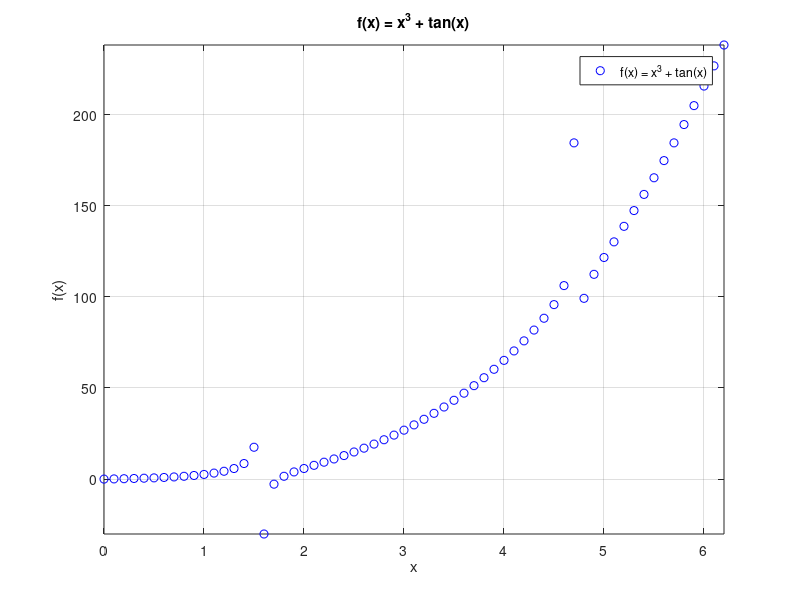
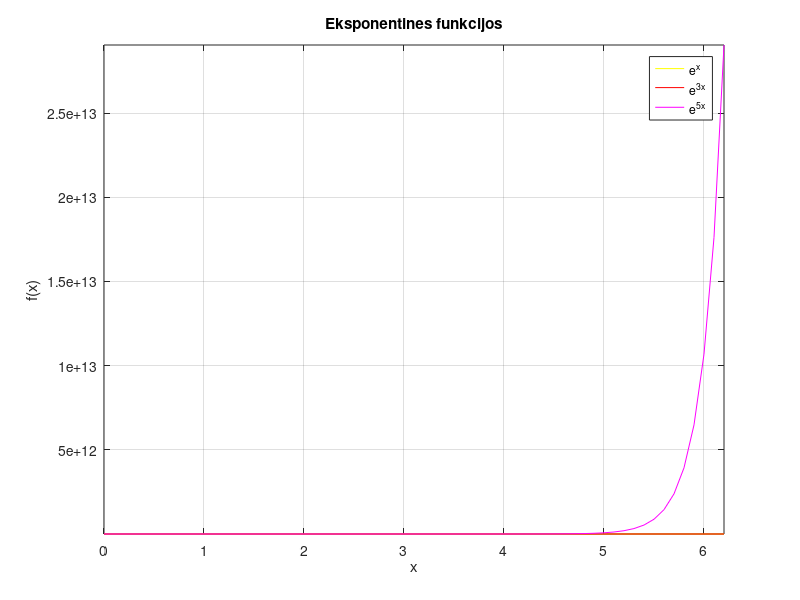
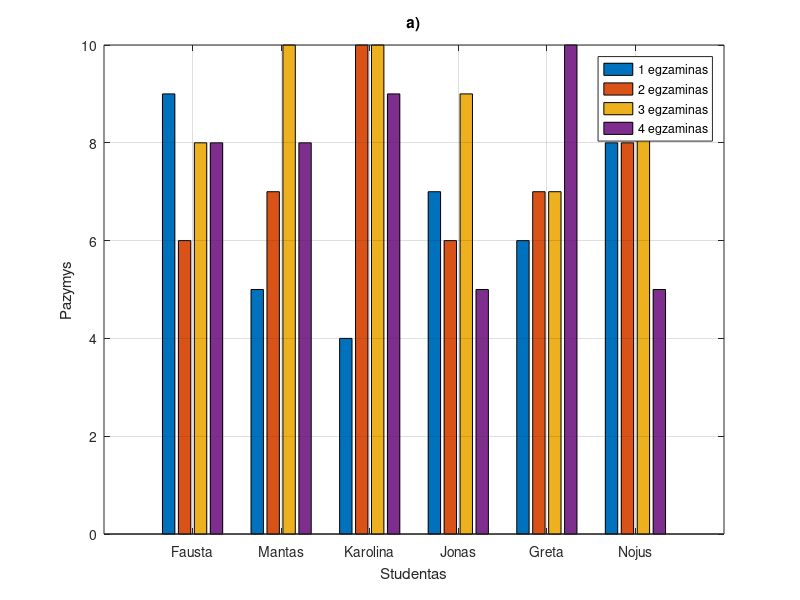
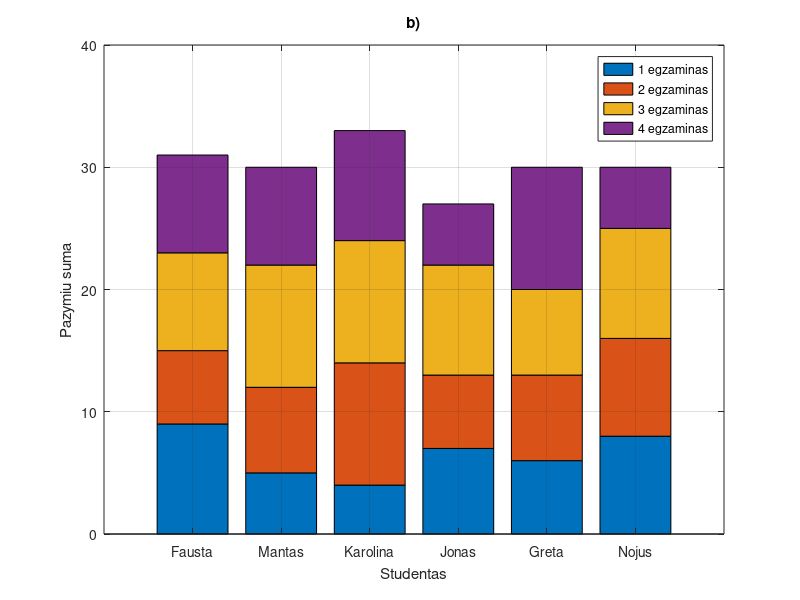

The MATLAB script that drew these images, in order:
% Liepa Rojute EEf-25/2
% 2026-09-22
% 8 variantas

%% 1. Dvimatis grafiku vaizdavimas

% a)

x = 0:0.1:2*pi;
y = x.^3 + tan(x);

figure
plot(x, y, 'bo')
xlabel('x')
ylabel('f(x)')
title('f(x) = x^3 + tan(x)')
legend('f(x) = x^3 + tan(x)')
axis([min(x) max(x) min(y) max(y)])
grid on

% b)

x = 0:0.1:2*pi;

y1 = exp(x);
y2 = exp(3*x);
y3 = exp(5*x);

figure
plot(x, y1, 'y')
hold on
plot(x, y2, 'r')
plot(x, y3, 'm')
hold off

xlabel('x')
ylabel('f(x)')
title('Eksponentines funkcijos')
legend('e^x', 'e^{3x}', 'e^{5x}')
axis([min(x) max(x) min([y1 y2 y3]) max([y1 y2 y3])])
grid on

%% 2. Specializuotu grafiku kurimas

% a)

P = [9 6 8 8;
    5 7 10 8;
    4 10 10 9;
    7 6 9 5;
    6 7 7 10;
    8 8 9 5];

studentai = {'Fausta', 'Mantas', 'Karolina', 'Jonas', 'Greta', 'Nojus'};

figure
bar(P)
xlabel('Studentas')
ylabel('Pazymys')
title('a)')
legend('1 egzaminas', '2 egzaminas', '3 egzaminas', '4 egzaminas')
xticks(1:6)
xticklabels(studentai)
ylim([0 10])
grid on

% b)

figure
bar(P, 'stacked')
xlabel('Studentas')
ylabel('Pazymiu suma')
title('b)')
legend('1 egzaminas', '2 egzaminas', '3 egzaminas', '4 egzaminas')
xticks(1:6)
xticklabels(studentai)
ylim([0 40])
grid on
